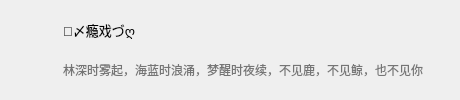
                       <widget class="QWidget" name="widget_40" native="true">
                        <property name="enabled">
                         <bool>true</bool>
                        </property>
                        <property name="styleSheet">
                         <string notr="true">QWidget#widget_40{
	max-height:60px;
	min-height:60px;
}
QWidget#widget_40:hover{
	background-color: rgb(242, 242, 242);
}</string>
                        </property>
                        <layout class="QHBoxLayout" name="horizontalLayout_35" stretch="0,1,0">
                         <property name="spacing">
                          <number>9</number>
                         </property>
                         <property name="leftMargin">
                          <number>14</number>
                         </property>
                         <property name="topMargin">
                          <number>10</number>
                         </property>
                         <property name="rightMargin">
                          <number>8</number>
                         </property>
                         <property name="bottomMargin">
                          <number>10</number>
                         </property>
                         <item>
                          <widget class="QPushButton" name="pushButton_66">
                           <property name="styleSheet">
                            <string notr="true">QPushButton{
	min-height:40px;
	min-width:40px;
	max-height:40px;
	max-width:40px;
	border-radius:20px;
}</string>
                           </property>
                           <property name="text">
                            <string/>
                           </property>
                           <property name="icon">
                            <iconset resource="resource/resources.qrc">
                             <normaloff>:/image/image/QQ图片20230507155844.png</normaloff>:/image/image/QQ图片20230507155844.png</iconset>
                           </property>
                           <property name="iconSize">
                            <size>
                             <width>40</width>
                             <height>40</height>
                            </size>
                           </property>
                          </widget>
                         </item>
                         <item>
                          <layout class="QVBoxLayout" name="verticalLayout_63">
                           <property name="spacing">
                            <number>0</number>
                           </property>
                           <property name="sizeConstraint">
                            <enum>QLayout::SetDefaultConstraint</enum>
                           </property>
                           <property name="leftMargin">
                            <number>0</number>
                           </property>
                           <property name="rightMargin">
                            <number>0</number>
                           </property>
                           <item>
                            <widget class="QLabel" name="label_97">
                             <property name="styleSheet">
                              <string notr="true">QLabel{
	font-size:13px;
}</string>
                             </property>
                             <property name="text">
                              <string>👄〆瘾戏づღ</string>
                             </property>
                            </widget>
                           </item>
                           <item>
                            <widget class="QLabel" name="label_98">
                             <property name="styleSheet">
                              <string notr="true">QLabel{
	color: rgb(117, 117, 117);
}</string>
                             </property>
                             <property name="text">
                              <string>林深时雾起，海蓝时浪涌，梦醒时夜续，不见鹿，不见鲸，也不见你</string>
                             </property>
                            </widget>
                           </item>
                          </layout>
                         </item>
                         <item>
                          <layout class="QVBoxLayout" name="verticalLayout_64">
                           <item>
                            <widget class="QPushButton" name="pushButton_67">
                             <property name="sizePolicy">
                              <sizepolicy hsizetype="Preferred" vsizetype="Fixed">
                               <horstretch>0</horstretch>
                               <verstretch>0</verstretch>
                              </sizepolicy>
                             </property>
                             <property name="styleSheet">
                              <string notr="true">QPushButton{
	height:20px;
	width:20px;
	border:none;
	image: url(:/icon/icon/视频摄像机灰.svg);
}
QPushButton:hover{
	image: url(:/icon/icon/视频摄像机黑.svg);
}</string>
                             </property>
                             <property name="text">
                              <string/>
                             </property>
                             <property name="icon">
                              <iconset>
                               <normaloff>:/icon/icon/视频摄像机.svg</normaloff>:/icon/icon/视频摄像机.svg</iconset>
                             </property>
                             <property name="iconSize">
                              <size>
                               <width>20</width>
                               <height>20</height>
                              </size>
                             </property>
                            </widget>
                           </item>
                          </layout>
                         </item>
                        </layout>
                       </widget>
